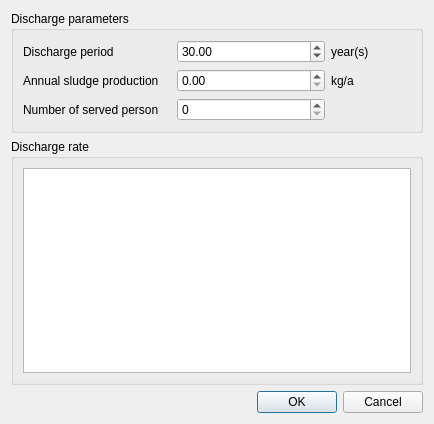
<?xml version="1.0" encoding="UTF-8"?>
<ui version="4.0">
 <class>DialogSewageDischarge</class>
 <widget class="QDialog" name="DialogSewageDischarge">
  <property name="geometry">
   <rect>
    <x>0</x>
    <y>0</y>
    <width>434</width>
    <height>424</height>
   </rect>
  </property>
  <property name="windowTitle">
   <string>Sewage Discharge Parameters</string>
  </property>
  <layout class="QVBoxLayout" name="verticalLayout">
   <item>
    <widget class="QGroupBox" name="groupBox">
     <property name="title">
      <string>Discharge parameters</string>
     </property>
     <layout class="QHBoxLayout" name="horizontalLayout">
      <item>
       <layout class="QGridLayout" name="gridLayout">
        <item row="0" column="2">
         <widget class="QLabel" name="lblDurationUnit">
          <property name="minimumSize">
           <size>
            <width>50</width>
            <height>0</height>
           </size>
          </property>
          <property name="maximumSize">
           <size>
            <width>80</width>
            <height>16777215</height>
           </size>
          </property>
          <property name="text">
           <string>year(s)</string>
          </property>
         </widget>
        </item>
        <item row="0" column="0">
         <widget class="QLabel" name="lblDuration">
          <property name="maximumSize">
           <size>
            <width>200</width>
            <height>16777215</height>
           </size>
          </property>
          <property name="text">
           <string>Discharge period</string>
          </property>
         </widget>
        </item>
        <item row="1" column="2">
         <widget class="QLabel" name="lblFlowrateUnit">
          <property name="minimumSize">
           <size>
            <width>50</width>
            <height>0</height>
           </size>
          </property>
          <property name="maximumSize">
           <size>
            <width>80</width>
            <height>16777215</height>
           </size>
          </property>
          <property name="text">
           <string>kg/a</string>
          </property>
         </widget>
        </item>
        <item row="0" column="1">
         <widget class="QDoubleSpinBox" name="numDischargePeriod">
          <property name="maximum">
           <double>1000.000000000000000</double>
          </property>
          <property name="value">
           <double>30.000000000000000</double>
          </property>
         </widget>
        </item>
        <item row="1" column="1">
         <widget class="QDoubleSpinBox" name="numSludgeProduction">
          <property name="maximum">
           <double>100000000.000000000000000</double>
          </property>
         </widget>
        </item>
        <item row="2" column="0">
         <widget class="QLabel" name="label">
          <property name="text">
           <string>Number of served person</string>
          </property>
         </widget>
        </item>
        <item row="1" column="0">
         <widget class="QLabel" name="lblFlowrate">
          <property name="maximumSize">
           <size>
            <width>200</width>
            <height>16777215</height>
           </size>
          </property>
          <property name="text">
           <string>Annual sludge production</string>
          </property>
         </widget>
        </item>
        <item row="2" column="1">
         <widget class="QSpinBox" name="numPerson"/>
        </item>
       </layout>
      </item>
     </layout>
    </widget>
   </item>
   <item>
    <widget class="QGroupBox" name="groupBox_2">
     <property name="title">
      <string>Discharge rate</string>
     </property>
     <layout class="QVBoxLayout" name="verticalLayout_2">
      <item>
       <widget class="DischargeItemTable" name="tblDiscarges"/>
      </item>
     </layout>
    </widget>
   </item>
   <item>
    <widget class="QDialogButtonBox" name="buttonBox">
     <property name="orientation">
      <enum>Qt::Horizontal</enum>
     </property>
     <property name="standardButtons">
      <set>QDialogButtonBox::Cancel|QDialogButtonBox::Ok</set>
     </property>
    </widget>
   </item>
  </layout>
 </widget>
 <customwidgets>
  <customwidget>
   <class>DischargeItemTable</class>
   <extends>QTableWidget</extends>
   <header>dischargeitemtable.h</header>
  </customwidget>
 </customwidgets>
 <tabstops>
  <tabstop>numDischargePeriod</tabstop>
  <tabstop>numSludgeProduction</tabstop>
  <tabstop>numPerson</tabstop>
  <tabstop>tblDiscarges</tabstop>
  <tabstop>buttonBox</tabstop>
 </tabstops>
 <resources/>
 <connections>
  <connection>
   <sender>buttonBox</sender>
   <signal>accepted()</signal>
   <receiver>DialogSewageDischarge</receiver>
   <slot>accept()</slot>
   <hints>
    <hint type="sourcelabel">
     <x>248</x>
     <y>254</y>
    </hint>
    <hint type="destinationlabel">
     <x>157</x>
     <y>274</y>
    </hint>
   </hints>
  </connection>
  <connection>
   <sender>buttonBox</sender>
   <signal>rejected()</signal>
   <receiver>DialogSewageDischarge</receiver>
   <slot>reject()</slot>
   <hints>
    <hint type="sourcelabel">
     <x>316</x>
     <y>260</y>
    </hint>
    <hint type="destinationlabel">
     <x>286</x>
     <y>274</y>
    </hint>
   </hints>
  </connection>
 </connections>
</ui>
